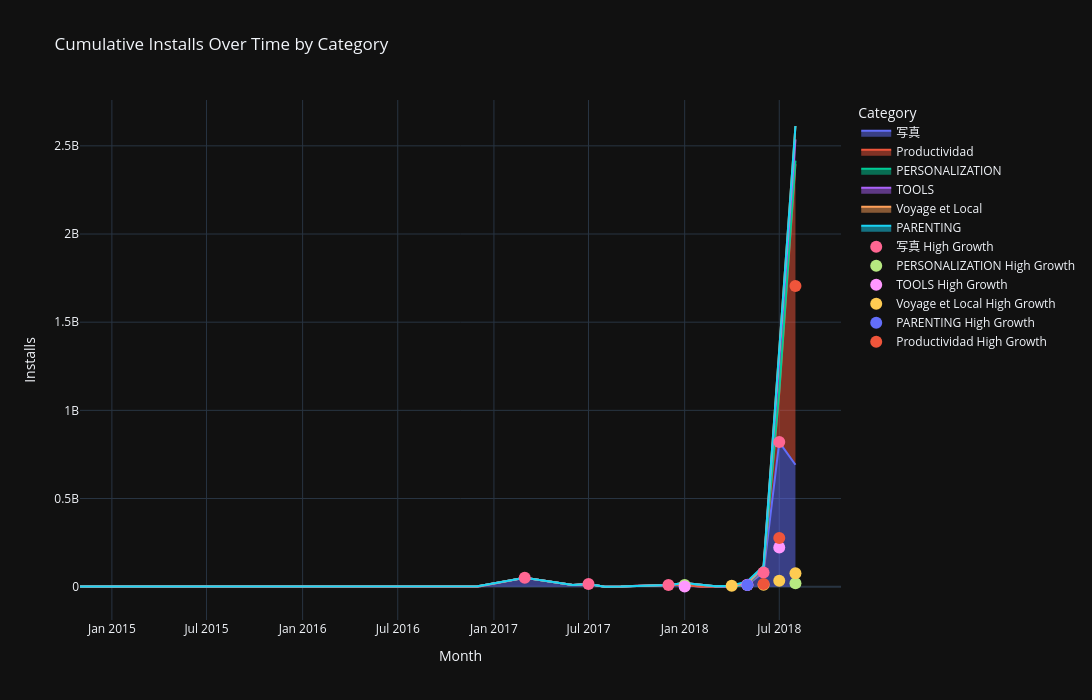

The notebook cell saved with this chart:
### Code cell
india=pytz.timezone('Asia/Kolkata')

current_time=datetime.now(india)

current_hour=current_time.hour

if 16<=current_hour<18:

    fig6=px.area(
        stacked_data,
        x='Month',
        y='Installs',
        color='Category',
        title='Cumulative Installs Over Time by Category'
    )

    growth_data=stacked_data[
        stacked_data['Growth']>0.25
    ]

    for category in growth_data['Category'].unique():

        category_data=growth_data[
            growth_data['Category']==category
        ]

        fig6.add_scatter(
            x=category_data['Month'],
            y=category_data['Installs'],
            mode='markers',
            marker=dict(size=12),
            name=f'{category} High Growth'
        )

    fig6.update_layout(
        template='plotly_dark',
        width=1200,
        height=700
    )

    fig6.show()

else:

    print("Graph available only between 4 PM IST and 6 PM IST")

### Figure 1 — Plotly figure (JSON) as saved in the notebook; plotly's stock layout.template omitted (floating-point values rounded to 4 significant figures)
{"data": [{"fillpattern": {"shape": ""}, "hovertemplate": "Category=写真<br>Month=%{x}<br>Installs=%{y}<extra></extra>", "legendgroup": "写真", "line": {"color": "#636efa"}, "marker": {"symbol": "circle"}, "mode": "lines", "name": "写真", "orientation": "v", "showlegend": true, "stackgroup": "1", "type": "scatter", "x": ["2014-11", "2017-03", "2017-06", "2017-07", "2017-10", "2017-12", "2018-01", "2018-03", "2018-05", "2018-06", "2018-07", "2018-08"], "xaxis": "x", "y": [1000000, 50000000, 10000000, 15000000, 5000000, 10000000, 10000000, 2000000, 11000000, 81000000, 820000000, 691500000], "yaxis": "y"}, {"fillpattern": {"shape": ""}, "hovertemplate": "Category=Productividad<br>Month=%{x}<br>Installs=%{y}<extra></extra>", "legendgroup": "Productividad", "line": {"color": "#EF553B"}, "marker": {"symbol": "circle"}, "mode": "lines", "name": "Productividad", "orientation": "v", "showlegend": true, "stackgroup": "1", "type": "scatter", "x": ["2016-10", "2018-02", "2018-06", "2018-07", "2018-08"], "xaxis": "x", "y": [1000000, 100000, 15000000, 276000000, 1705000000], "yaxis": "y"}, {"fillpattern": {"shape": ""}, "hovertemplate": "Category=PERSONALIZATION<br>Month=%{x}<br>Installs=%{y}<extra></extra>", "legendgroup": "PERSONALIZATION", "line": {"color": "#00cc96"}, "marker": {"symbol": "circle"}, "mode": "lines", "name": "PERSONALIZATION", "orientation": "v", "showlegend": true, "stackgroup": "1", "type": "scatter", "x": ["2016-12", "2017-09", "2018-01", "2018-02", "2018-06", "2018-07", "2018-08"], "xaxis": "x", "y": [2000000, 1000000, 10000000, 10000000, 10000000, 11500000, 20000000], "yaxis": "y"}, {"fillpattern": {"shape": ""}, "hovertemplate": "Category=TOOLS<br>Month=%{x}<br>Installs=%{y}<extra></extra>", "legendgroup": "TOOLS", "line": {"color": "#ab63fa"}, "marker": {"symbol": "circle"}, "mode": "lines", "name": "TOOLS", "orientation": "v", "showlegend": true, "stackgroup": "1", "type": "scatter", "x": ["2017-08", "2018-01", "2018-05", "2018-07", "2018-08"], "xaxis": "x", "y": [50000, 1000000, 10000000, 222600000, 120000000], "yaxis": "y"}, {"fillpattern": {"shape": ""}, "hovertemplate": "Category=Voyage et Local<br>Month=%{x}<br>Installs=%{y}<extra></extra>", "legendgroup": "Voyage et Local", "line": {"color": "#FFA15A"}, "marker": {"symbol": "circle"}, "mode": "lines", "name": "Voyage et Local", "orientation": "v", "showlegend": true, "stackgroup": "1", "type": "scatter", "x": ["2017-10", "2018-04", "2018-06", "2018-07", "2018-08"], "xaxis": "x", "y": [50000, 5000000, 11000000, 33100000, 76100000], "yaxis": "y"}, {"fillpattern": {"shape": ""}, "hovertemplate": "Category=PARENTING<br>Month=%{x}<br>Installs=%{y}<extra></extra>", "legendgroup": "PARENTING", "line": {"color": "#19d3f3"}, "marker": {"symbol": "circle"}, "mode": "lines", "name": "PARENTING", "orientation": "v", "showlegend": true, "stackgroup": "1", "type": "scatter", "x": ["2018-03", "2018-05", "2018-07"], "xaxis": "x", "y": [100000, 10000000, 600000], "yaxis": "y"}, {"marker": {"size": 12}, "mode": "markers", "name": "写真 High Growth", "type": "scatter", "x": ["2017-03", "2017-07", "2017-12", "2018-05", "2018-06", "2018-07"], "y": [50000000, 15000000, 10000000, 11000000, 81000000, 820000000]}, {"marker": {"size": 12}, "mode": "markers", "name": "PERSONALIZATION High Growth", "type": "scatter", "x": ["2018-01", "2018-08"], "y": [10000000, 20000000]}, {"marker": {"size": 12}, "mode": "markers", "name": "TOOLS High Growth", "type": "scatter", "x": ["2018-01", "2018-05", "2018-07"], "y": [1000000, 10000000, 222600000]}, {"marker": {"size": 12}, "mode": "markers", "name": "Voyage et Local High Growth", "type": "scatter", "x": ["2018-04", "2018-06", "2018-07", "2018-08"], "y": [5000000, 11000000, 33100000, 76100000]}, {"marker": {"size": 12}, "mode": "markers", "name": "PARENTING High Growth", "type": "scatter", "x": ["2018-05"], "y": [10000000]}, {"marker": {"size": 12}, "mode": "markers", "name": "Productividad High Growth", "type": "scatter", "x": ["2018-06", "2018-07", "2018-08"], "y": [15000000, 276000000, 1705000000]}], "layout": {"height": 700, "legend": {"title": {"text": "Category"}, "tracegroupgap": 0}, "title": {"text": "Cumulative Installs Over Time by Category"}, "width": 1200, "xaxis": {"anchor": "y", "domain": [0, 1], "title": {"text": "Month"}}, "yaxis": {"anchor": "x", "domain": [0, 1], "title": {"text": "Installs"}}}}
